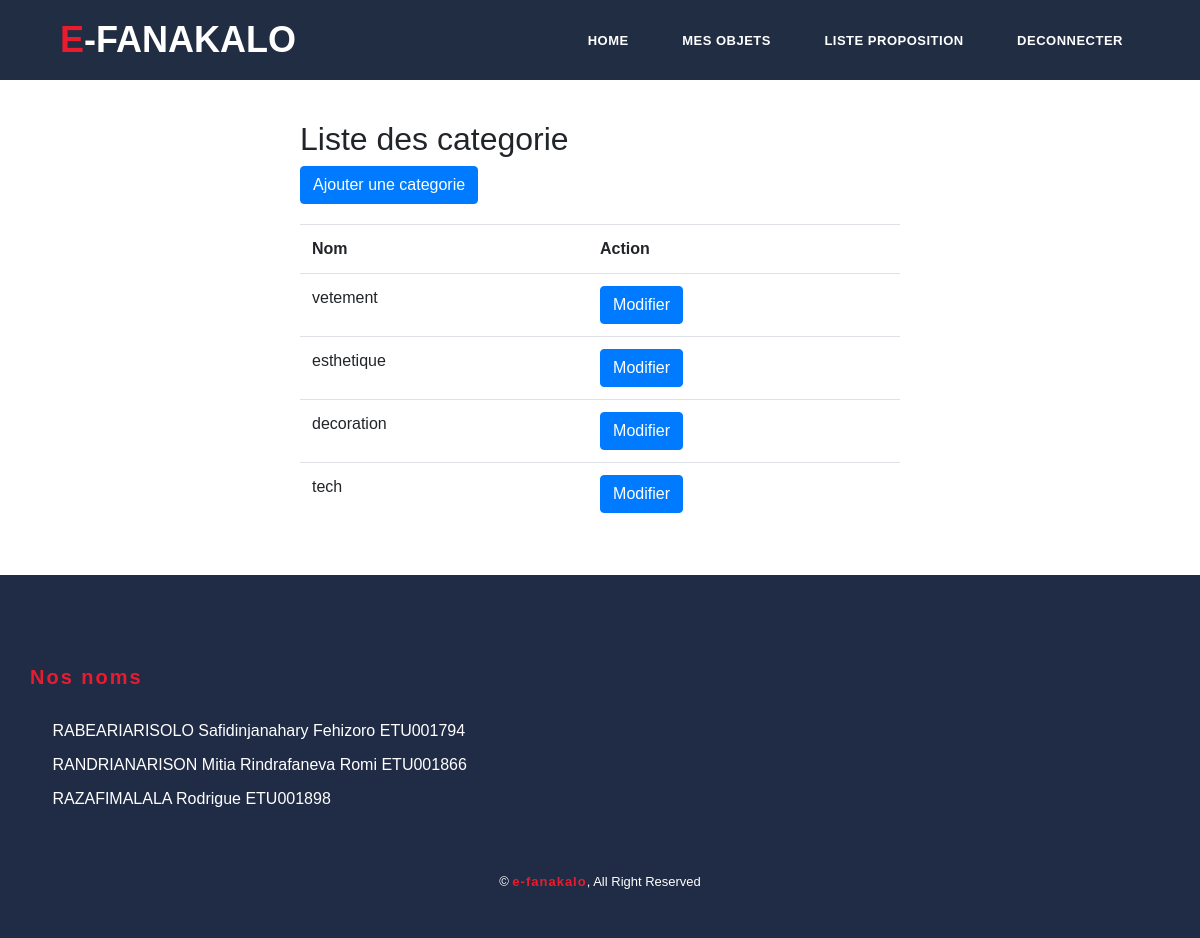
The page /index.php/home/gerercategorie on the database its author committed.
### tables this page shows
CREATE TABLE categorie(
    idCategorie int(10) PRIMARY KEY auto_increment,
    nom varchar(64)
);

### application/controllers/Home.php (called while the page is built, shortened)
<?php
class Home extends CI_Controller {
    public function gerercategorie(){
        $this->load->model('data');
        $tab = array();
        $tab['categorie'] = $this->data->getAllCategorie();
        $this->load->view('header');
        $this->load->view('listecategorie',$tab);
        $this->load->view('footer');
    }
}

### index.php (called while the page is built, shortened)
<?php
require_once BASEPATH.'core/CodeIgniter.php';

### application/models/Data.php (called while the page is built, shortened)
<?php
class Data extends CI_Model {
    public function getAllCategorie(){
        $query = $this->db->query('select * from categorie');
        $valiny = array();
        foreach($query->result_array() as $val){
                $valiny[] = $val;
        }
        return $valiny;
    }
}

### application/views/listecategorie.php (the view)
<link rel="stylesheet" href="<?php echo base_url('assets/css/listecategorie.css'); ?>">
<div class="container ctn">
    <h2>Liste des categorie</h2>
    <?php echo anchor('home/formajoutcategorie','Ajouter une categorie','class="btn btn-primary" type="button"'); ?>
    <table class="table">
        <tr>
            <th>Nom</th>
            <th>Action</th>
        </tr>
        <?php foreach ($categorie as $c) { ?>
        <tr>
            <td><?php echo $c['nom']; ?></td>
            <td><?php echo anchor('home/formmodifiercategorie?idcat='.$c['idCategorie'],'Modifier','class="btn btn-primary" type="button"'); ?></td>
        </tr>
        <?php } ?>
    </table>
</div>

### assets/css/header.css (style rules this page uses)
body { font-family: 'Montserrat', sans-serif; }
a { color: #3CF; text-decoration: none; }
.main-menu li a { padding: 10px 15px; font-size: 13px; text-transform: uppercase; letter-spacing: 0.5px; font-weight: 700; color: #fff; border: 2px solid transparent; transition: all 0.5s; }

### assets/css/footer.css (style rules this page uses)
.container { padding: 0; }

### assets/css/listecategorie.css (style rules this page uses)
.ctn { margin-top: 120px; width: 50%; }
.table { margin-top: 20px; }

### rows shown on the page
categorie: nom "vetement", idCategorie "Modifier"
categorie: nom "esthetique", idCategorie "Modifier"
categorie: nom "decoration", idCategorie "Modifier"
categorie: nom "tech", idCategorie "Modifier"

### other values the page prints
anchor('home','Home') "HOME"
anchor('home/mylist','Mes objets') "MES OBJETS"
anchor('home/demande','Liste proposition') "LISTE PROPOSITION"
anchor('home/logout','Deconnecter') "DECONNECTER"
